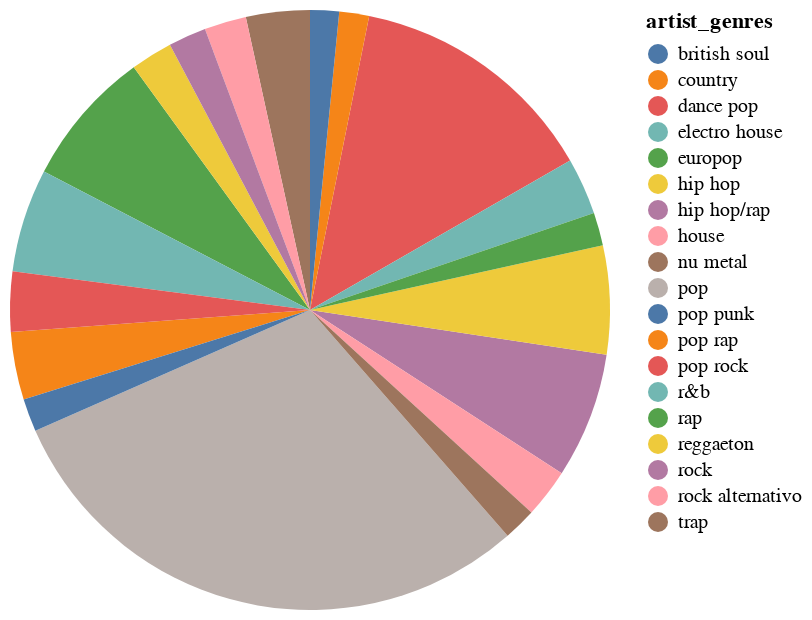

The notebook cell this image was saved under:
### Code cell
top_20_genres = top_genres[0:19]
alt.Chart(top_20_genres).mark_arc().encode(
    theta="porcentaje",
    color="artist_genres"
)

### Figure 1 — Vega-Lite specification as saved in the notebook (floating-point values rounded to 4 significant figures)
{"config": {"view": {"continuousWidth": 300, "continuousHeight": 300}}, "data": {"name": "data-fc8e3dbbabad4427f8bbd22c72efff33"}, "mark": {"type": "arc"}, "encoding": {"color": {"field": "artist_genres", "type": "nominal"}, "theta": {"field": "porcentaje", "type": "quantitative"}}, "$schema": "https://vega.github.io/schema/vega-lite/v5.15.1.json", "datasets": {"data-fc8e3dbbabad4427f8bbd22c72efff33": [{"artist_genres": "pop", "count": 556, "porcentaje": 24.17}, {"artist_genres": "dance pop", "count": 252, "porcentaje": 10.96}, {"artist_genres": "rap", "count": 137, "porcentaje": 5.96}, {"artist_genres": "hip hop/rap", "count": 126, "porcentaje": 5.48}, {"artist_genres": "hip hop", "count": 109, "porcentaje": 4.74}, {"artist_genres": "r&b", "count": 104, "porcentaje": 4.52}, {"artist_genres": "pop rap", "count": 68, "porcentaje": 2.96}, {"artist_genres": "trap", "count": 64, "porcentaje": 2.78}, {"artist_genres": "pop rock", "count": 60, "porcentaje": 2.61}, {"artist_genres": "electro house", "count": 57, "porcentaje": 2.48}, {"artist_genres": "house", "count": 49, "porcentaje": 2.13}, {"artist_genres": "reggaeton", "count": 42, "porcentaje": 1.83}, {"artist_genres": "rock alternativo", "count": 42, "porcentaje": 1.83}, {"artist_genres": "rock", "count": 38, "porcentaje": 1.65}, {"artist_genres": "nu metal", "count": 33, "porcentaje": 1.43}, {"artist_genres": "pop punk", "count": 33, "porcentaje": 1.43}, {"artist_genres": "europop", "count": 33, "porcentaje": 1.43}, {"artist_genres": "country", "count": 30, "porcentaje": 1.3}, {"artist_genres": "british soul", "count": 29, "porcentaje": 1.26}]}}
